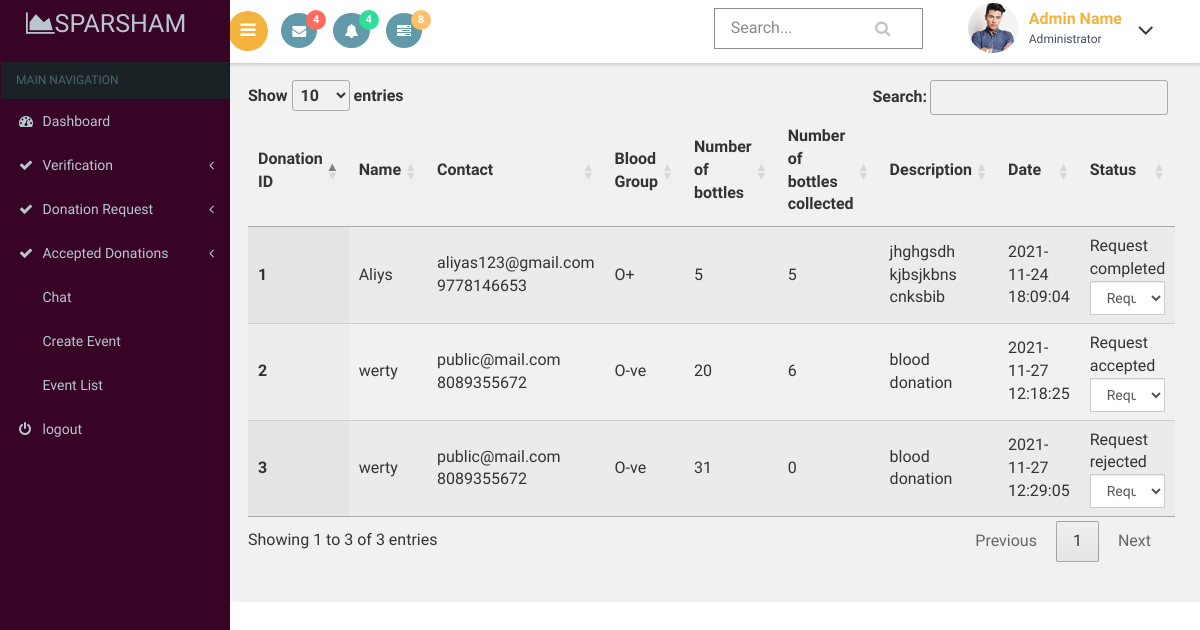
Before: /secratary/blooddonationreq.php with the older database file.
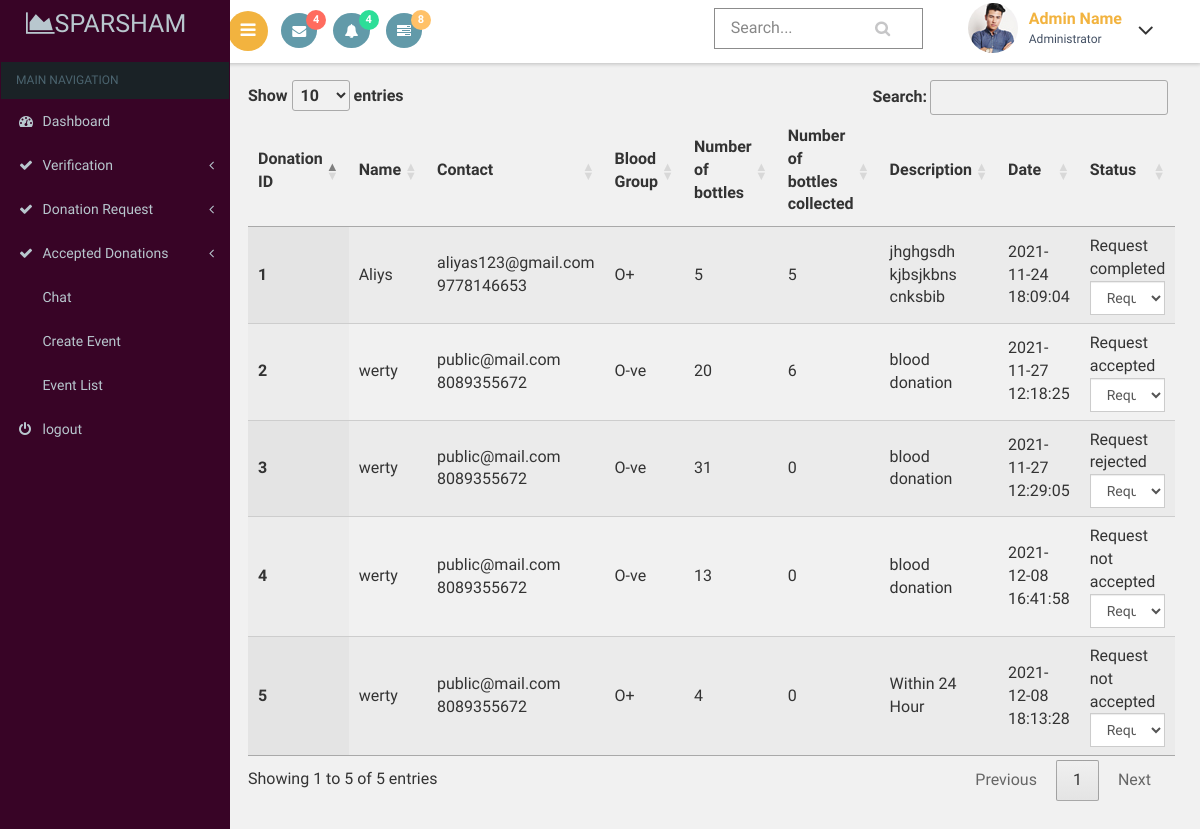
After: the same page with the newer database file.
### tables this page shows
CREATE TABLE `blood_donation` (
  `blood_donation_id` int(11) NOT NULL,
  `email` varchar(30) NOT NULL,
  `no_of_bottle` int(11) NOT NULL,
  `no_of_donation` int(11) NOT NULL,
  `blood_group` varchar(5) NOT NULL,
  `description` varchar(50) NOT NULL,
  `blood_donation_status` int(3) NOT NULL DEFAULT 0,
  `donation_date` timestamp NOT NULL DEFAULT current_timestamp()
);

CREATE TABLE `registration` (
  `name` varchar(80) NOT NULL,
  `email` varchar(80) NOT NULL,
  `phone` bigint(11) NOT NULL,
  `gender` varchar(10) NOT NULL,
  `date_of_birth` varchar(20) NOT NULL,
  `house` varchar(80) NOT NULL,
  `place` varchar(80) NOT NULL,
  `country` int(11) NOT NULL,
  `state` int(11) NOT NULL,
  `district` int(11) NOT NULL,
  `pincode` int(6) NOT NULL,
  `profile_pic` varchar(100) NOT NULL DEFAULT '../images/avathar.jpg'
);

### secratary/blooddonationreq.php (the view, shortened to what this page needs)
<?php
include("dbconn.php");
?>
<!DOCTYPE html>
<html>
<head>
    <link href="css/bootstrap.css" rel='stylesheet' type='text/css' />
<link href="css/style.css" rel='stylesheet' type='text/css' />
<link href="css/font-awesome.css" rel="stylesheet">
<link href='css/SidebarNav.min.css' media='all' rel='stylesheet' type='text/css'/>
<link href="css/custom.css" rel="stylesheet">
    <link rel="stylesheet" type="text/css" href="https://cdn.datatables.net/1.10.21/css/jquery.dataTables.css">
</head>
<body class="cbp-spmenu-push">
    <div class="main-content">
    <div class="cbp-spmenu cbp-spmenu-vertical cbp-spmenu-left" id="cbp-spmenu-s1">
        <aside class="sidebar-left">
      <nav class="navbar navbar-inverse">
          <div class="navbar-header">
            <h1><a class="navbar-brand" href="index.html"><span class="fa fa-area-chart"></span>Sparsham<span class="dashboard_text"></span></a></h1>
          </div>
          <?php
          include("menu.php");
          ?>
      </nav>
    </aside>
    </div>
        <?php
        include("header.php");
        ?>
        <div id="page-wrapper">
    <table id="table_id" class="display">
    <thead>
        <tr>
           <th>Donation ID</th>
           <th>Name</th>
           <th>Contact</th>
      <th>Blood Group</th>
      <th>Number of bottles</th>
      <th>Number of bottles collected</th>
      <th>Description</th>
      <th>Date</th>
      <th>Status</th>
        </tr>
    </thead>
    <tbody>
         <?php
            $sql="select * from blood_donation a,registration b where a.email=b.email order by a.donation_date desc";
            $res=mysqli_query($conn,$sql);
            if(mysqli_num_rows($res)>0){
                while($r=mysqli_fetch_assoc($res)){
            ?>
           <tr>
      <th scope="row"><?php echo $r['blood_donation_id']?></th>
      <td><?php echo $r['name']?></td>
      <td><?php echo $r['email']?><br>
        <?php echo $r['phone']?><br>
      </td>
      <td><?php echo $r['blood_group']?></td>
      <td><?php echo $r['no_of_bottle']?></td>
      <td><?php echo $r['no_of_donation']?></td>
        <td><?php echo $r['description']?></td>
        <td><?php echo $r['donation_date']?></td>
        <td>
            <div id="<?php echo $r['blood_donation_id']?>">
                <?php
         if($r['blood_donation_status']==0)
            echo "Request not accepted";
        else if($r['blood_donation_status']==1)
            echo "Request accepted";
        else if($r['blood_donation_status']==2)
            echo "Request rejected";
        else if($r['blood_donation_status']==3)
            echo "Request completed";
     ?>
 </div>
 <form>
          <select class="form-control"  onchange="updatestatus(this.value,<?php echo $r['blood_donation_id']?>)">
            <option value disabled selected> <?php
            if($r['blood_donation_status']==0)
            echo "Request not accepted";
        else if($r['blood_donation_status']==1)
            echo "Request accepted";
        else if($r['blood_donation_status']==2)
            echo "Request rejected";
        else if($r['blood_donation_status']==3)
            echo "Request completed";
            ?></option>
          </select>
      </form>
</td>
    </tr>
            <?php
        }
    }
            ?>
    </tbody>
</table>
</div></div>
</body>
</html>

Changed rows visible on the page:
added blood_donation: blood_donation_id "5", registration.name "werty", registration.email "public@mail.com", registration.phone "8089355672", blood_group "O+", no_of_bottle "4", no_of_donation "0", description "Within 24 Hour", donation_date "2021-12-08 18:13:28", shows "Request not accepted"
added blood_donation: blood_donation_id "4", registration.name "werty", registration.email "public@mail.com", registration.phone "8089355672", blood_group "O-ve", no_of_bottle "13", no_of_donation "0", description "blood donation", donation_date "2021-12-08 16:41:58", shows "Request not accepted"
Other visible differences:
text written by a page script: "Show entries Search: Showing 1 to 3 of 3 entries Previous 1 Next" → "Show entries Search: Showing 1 to 5 of 5 entries Previous 1 Next"
